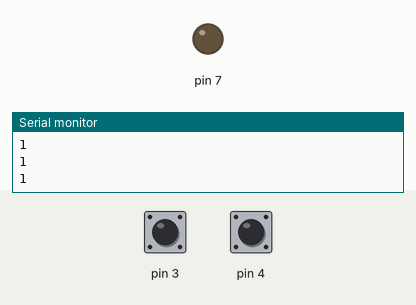
Simulated run of this sketch. Board: Arduino Uno, built with avr-gcc and run on an emulated ATmega328P. Parts: output pins drawn as LEDs (lit = HIGH), the last lines printed to the serial monitor. The inputs (shaded band) are chosen by the test bench; at power-on: pin 3 HIGH, pin 4 HIGH.

Above: at 1.2 s.
1.3 s: pin 3 pulled LOW for 0.15 s
At 1.7 s:
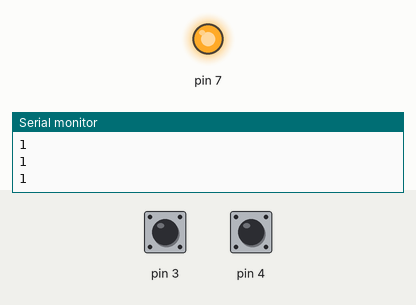
2.9 s: pin 4 pulled LOW for 0.15 s
At 3.7 s:
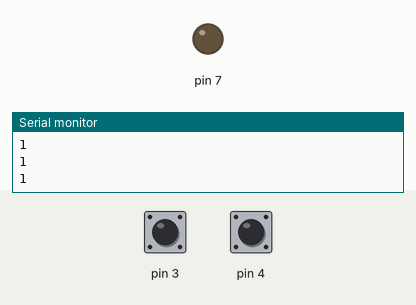
4.5 s: pin 3 pulled LOW for 1 s
At 5.6 s:
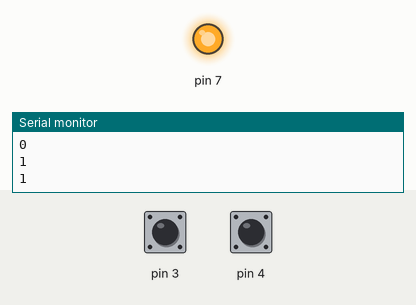
Timing chart, 0 to 7.5 s (numbered marks = the images above; inputs shaded):
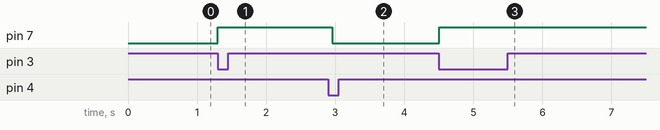

The sketch:

button_led_control_1.ino
```cpp
void setup() {
  Serial.begin(9600);
  pinMode(7, OUTPUT);
  digitalWrite(7, LOW);

  pinMode(3, INPUT);
  pinMode(4, INPUT);
  digitalWrite(4, HIGH);
  digitalWrite(3, HIGH);
}

void loop() {
  int pinState4 = digitalRead(4);
  int pinState3 = digitalRead(3);
  Serial.println(pinState3);

  if (pinState3 == 0){
    digitalWrite(7, HIGH);}
  delay(50);

  if (pinState4 == 0){
    digitalWrite(7, LOW);}


}
```

Measured:
- after the input at 1.3 s, pin 7: LOW → HIGH at once
- after the input at 2.9 s, pin 7: HIGH → LOW after 0.06 s
- after the input at 4.5 s, pin 7: LOW → HIGH at once
